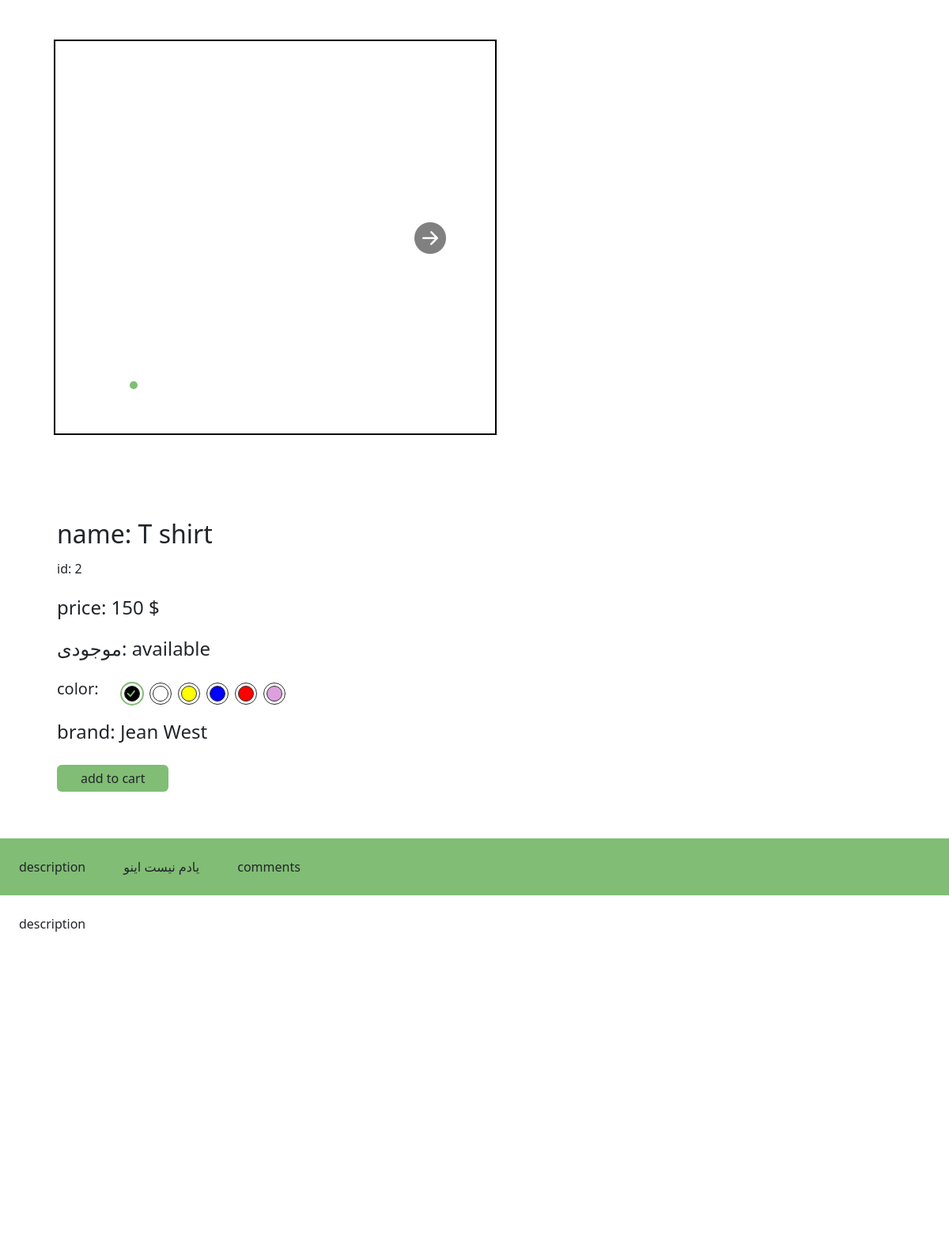
Before: /product/t-shirt with the older database file.
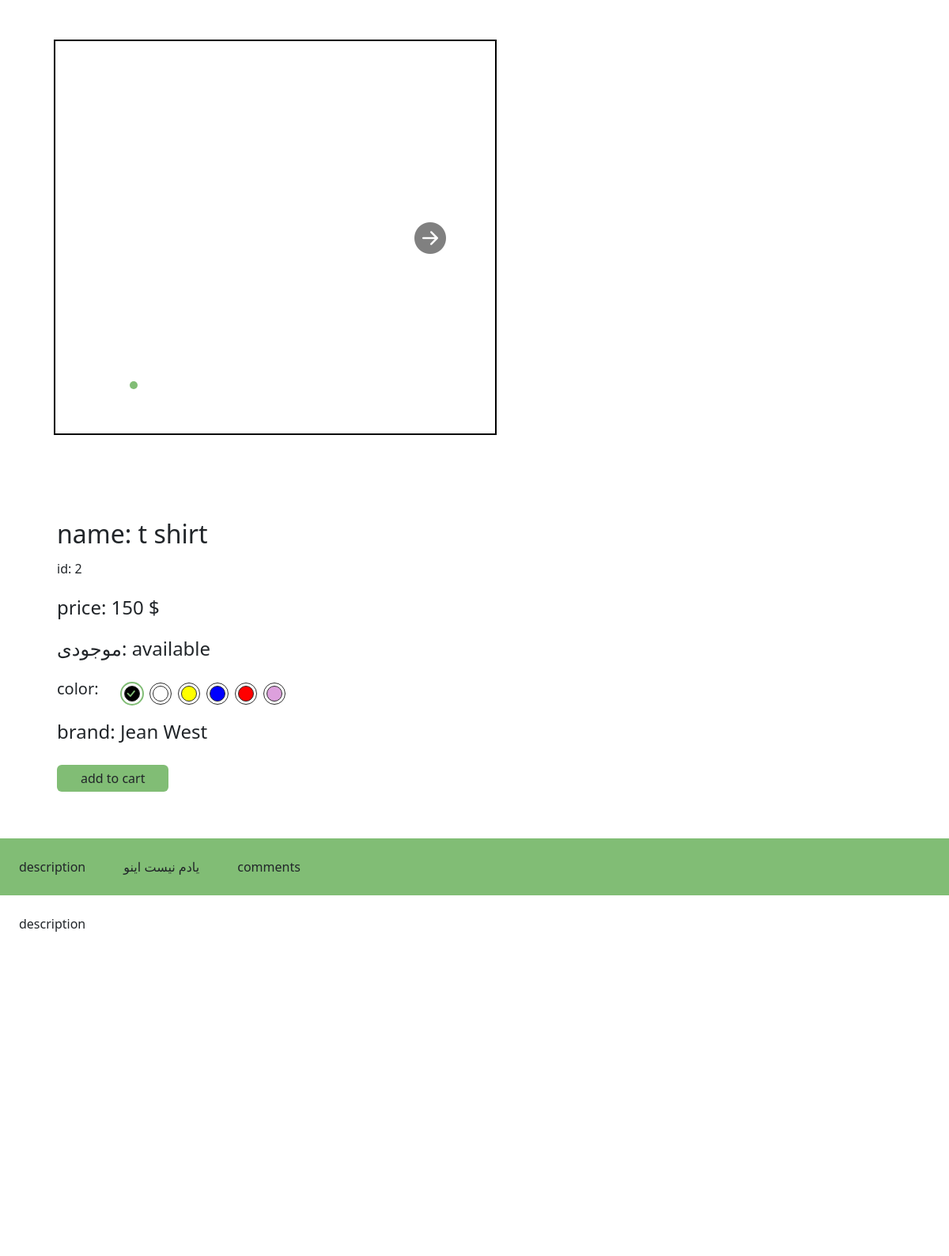
After: the same page with the newer database file.
### product_module/models.py (models this page shows, shortened)
class Product(models.Model):
    title = models.CharField(max_length=200)
    price = models.IntegerField()
    image = models.ImageField(upload_to='images/products', null=True, blank=True)
    category = models.ManyToManyField(ProductCategory)
    brand = models.ForeignKey(ProductBrand, on_delete=models.CASCADE)
    short_description = models.TextField(max_length=500, null=True, blank=True)
    description = models.TextField(db_index=True)
    slug = models.SlugField(max_length=200, default='', null=False, blank=True, unique=True, db_index=True)
    is_active = models.BooleanField()
    is_delete = models.BooleanField()

class ProductBrand(models.Model):
    title = models.CharField(max_length=200)
    url_title = models.CharField(max_length=200)
    is_active = models.BooleanField()
    def __str__(self):
        return self.title

### product_module/views.py (the view)
# urls.py: path('/<slug:slug>', views.ProductDetail.as_view(), name='product_detail'),
class ProductDetail(DetailView):
    template_name = 'product_module/product_details.html'
    model = Product
    def get_context_data(self, **kwargs):
        context = super(ProductDetail, self).get_context_data()
        loaded_product = self.object
        context['product_pictures'] = ProductGallery.objects.filter(product_id=loaded_product.id).all()
        context['similar_products'] = Product.objects.filter(brand_id=loaded_product.brand_id).all().exclude(
            id=loaded_product.id)[:10]
        context['comments'] = ProductComment.objects.filter(product_id=loaded_product.id, is_delete=False).order_by('-date')
        context['comment_count'] = ProductComment.objects.filter(product_id=loaded_product.id, is_delete=False).count()
        return context

### polls/templatetags/poll_extras.py (called while the page is built)
@register.filter(name='three_digits_price')
def three_digits_price(value: int):
    return '{:,}'.format(value) + ' $'

### product_module/templates/product_module/product_details.html (shortened to what this page needs)
{% extends 'shared/_layout.html' %}
{% load thumbnail %}
{% load poll_extras %}
{% block content %}
    <div class="container-fluid slideC3 d-flex justify-content-center p-0 m-0 pb-4">
        <div class="container-xxl slide3 d-flex justify-content-center h-100 p-0 m-0 w-100 flex-wrap">
            <div class="slider3 w-100 h-100 productSection p-0 m-0 d-flex justify-content-start flex-wrap">
                <div class="window3 p-0 m-0 col-12 col-lg-6 h-100 mx-5">
                    <span onclick="_right3()" id="right3"><i class="bi bi-arrow-right-circle-fill"></i></span>
                    <div id="bus3" class="w-100 h-100 p-0 m-0">
                        <figure class="col-12">
                            <div>
                            </div>
                        </figure>
                    </div>
                    <div class="thumbnail">
                        <div class="thumb"></div>
                    </div>
                </div>
                <div class="col-12 col-lg-5 text p-4 ms-5">
                    <h2 class="pt-3">name: {{ product.title }}</h2>
                    <h6 class="py-2">id: {{ product.id }}</h6>
                    <h4 class="py-2">price: {{ product.price|three_digits_price }} </h4>
                    <h4 class="py-2">موجودی: available </h4>
                    <div class="py-2 d-flex chooseColor">
                        <h5 class="me-4">color: </h5>
                        <div class="color m-2">
                            <i class="bi bi-check choose"></i>
                        </div>
                        <div class="color m-2">
                        </div>
                        <div class="color m-2">
                        </div>
                        <div class="color m-2">
                        </div>
                        <div class="color m-2">
                        </div>
                        <div class="color m-2">
                        </div>
                    </div>
                    {% if product.brand %}
                        <h4 class="py-2 pb-3">brand: {{ product.brand }} </h4>
                    {% endif %}
                    <div class="add">
                        <div class="w-100 my-2 h-100 py-2">
                            <span class="addToCart h-100">add to cart</span>
                        </div>
                    </div>
                </div>
                <div class="col-12 p-0 m-0 mt-4">
                    <ul class="col-12 p-0 m-0 d-flex justify-content-start align-items-center details">
                        <li class="d-block p-4 show">description</li>
                        <li class="d-block p-4 show">یادم نیست اینو</li>
                        <li class="d-block p-4 show">comments</li>
                    </ul>
                    <div class="col-12 p-4 txt">
                        {{ product.description }}
                    </div>
                </div>
            </div>
        </div>
    </div>
    <div class="container-fluid d-flex justify-content-center align-items-center">
        <div class="container-xxl slide2 d-flex justify-content-center align-items-center">
            <div class="row slider2 h-100 w-100">
                <div class="window2 h-100 p-0 m-0  bg-white">
                    <div class="d-flex justify-content-space-start align-items-center m-0 p-4  bg-white" id="bus2">
                    </div>
                </div>
            </div>
        </div>
    </div>
{% endblock %}

### templates/shared/_layout.html (shortened to what this page needs)
{% load render_partial %}
<!DOCTYPE html>
<html lang="en" xmlns="http://www.w3.org/1999/html">
<head>
    {% include 'shared/header_references.html' %}
</head>
<body>
{% block content %}{% endblock %}
</body>
</html>

### templates/shared/header_references.html (shortened to what this page needs)
<link href="https://cdn.jsdelivr.net/npm/bootstrap@5.0.2/dist/css/bootstrap.min.css" rel="stylesheet"
>
<link rel="stylesheet" href="https://cdn.jsdelivr.net/npm/bootstrap-icons@1.9.1/font/bootstrap-icons.css">
<link rel="stylesheet" href="/statics/stylesheet/normalize.css">
<link rel="stylesheet" href="/statics/stylesheet/master.css">
<link rel="stylesheet" href="/statics/stylesheet/local.css">

### statics/stylesheet/master.css (style rules this page uses)
.slide2 { width: 100%; height: 360px; display: flex; justify-content: center; align-items: center; }
.slide2 .slider2 { width: 100%; }
.slide2 .slider2 > .window2 { width: 100%; height: 100%; position: relative; border-radius: 10px; background-color: rgb(129, 189, 117); overflow-x: hidden; }
.slideC3 { height: auto; }
.slide3 { display: flex; justify-content: center; }
.slide3 .slider3 { position: relative; }
.slide3 .slider3 > .window3 { width: 600px; height: 600px; overflow: hidden; position: relative; margin: 20px auto; }
.slide3 .slider3 > .window3 > span { position: absolute; top: 44%; font-size: 40px; cursor: pointer; opacity: 1; z-index: 10; color: gray; }
.slide3 .slider3 #right3 { right: 14%; }
.slide3 .slider3 #bus3 { height: 100%; display: flex; transition: 1s; }
.slide3 .slider3 #bus3 > figure { width: 600px; height: 600px; padding: 50px 0; }
.slide3 .slider3 #bus3 > figure > div { border: 2px solid black; width: 560px; height: 500px; object-fit: cover; margin: 0 auto; }
.slide3 .slider3 .thumbnail { width: 150px; height: 20px; display: flex; position: absolute; left: 16%; bottom: 20%; }
.slide3 .slider3 .thumbnail > .thumb { width: 10px; height: 10px; background-color: gray; position: absolute; z-index: 1; border-radius: 50%; }
.slide3 .slider3 .thumbnail > .thumb:nth-of-type(1) { bottom: 5%; left: 20px; }
.slide3 .slider3 .text { height: 100%; }
.addToCart { padding: 6px 30px; border-radius: 6px; background-color: rgb(129, 189, 117); cursor: pointer; }
.details { background-color: rgb(129, 189, 117); }
.details > li { cursor: pointer; }
.txt { display: none; z-index: 990; }
.txt:nth-of-type(1) { display: block; }
.color { width: 20px; height: 20px; border-radius: 50%; border: 0.4px solid #2d2d2d; outline: 0.6px solid #2d2d2d; outline-offset: 3px; cursor: pointer; position: relative; }
.color > .choose { position: absolute; left: -2px; top: -6px; color: rgb(129, 189, 117); font-size: 20px; display: none; }
.color:nth-of-type(1) { background-color: black; display: block; outline: 2px solid rgb(129, 189, 117); }
.color:nth-of-type(1) > .choose { display: block; }
.color:nth-of-type(2) { background-color: white; }
.color:nth-of-type(3) { background-color: yellow; }
.color:nth-of-type(4) { background-color: blue; }
.color:nth-of-type(5) { background-color: red; }
.color:nth-of-type(6) { background-color: plum; }

Changed rows visible on the page:
changed Product "description": title "T shirt" → "t shirt"
